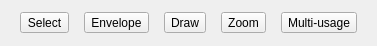
<?xml version="1.0" encoding="UTF-8"?>
<ui version="4.0">
 <class>ToolsToolbar</class>
 <widget class="QWidget" name="ToolsToolbar">
  <property name="geometry">
   <rect>
    <x>0</x>
    <y>0</y>
    <width>377</width>
    <height>46</height>
   </rect>
  </property>
  <property name="windowTitle">
   <string>ToolsToolbar</string>
  </property>
  <layout class="QHBoxLayout" name="horizontalLayout">
   <item>
    <widget class="QToolButton" name="select">
     <property name="text">
      <string>Select</string>
     </property>
     <property name="icon">
      <iconset theme="edit-select-all"/>
     </property>
     <property name="toolButtonStyle">
      <enum>Qt::ToolButtonStyle::ToolButtonIconOnly</enum>
     </property>
     <property name="autoRaise">
      <bool>false</bool>
     </property>
     <property name="arrowType">
      <enum>Qt::ArrowType::NoArrow</enum>
     </property>
    </widget>
   </item>
   <item>
    <widget class="QToolButton" name="envelope">
     <property name="text">
      <string>Envelope</string>
     </property>
    </widget>
   </item>
   <item>
    <widget class="QToolButton" name="draw">
     <property name="text">
      <string>Draw</string>
     </property>
     <property name="toolButtonStyle">
      <enum>Qt::ToolButtonStyle::ToolButtonIconOnly</enum>
     </property>
    </widget>
   </item>
   <item>
    <widget class="QToolButton" name="zoom">
     <property name="text">
      <string>Zoom</string>
     </property>
     <property name="icon">
      <iconset theme="zoom-in"/>
     </property>
    </widget>
   </item>
   <item>
    <widget class="QToolButton" name="multiUsage">
     <property name="text">
      <string>Multi-usage</string>
     </property>
    </widget>
   </item>
  </layout>
 </widget>
 <resources/>
 <connections/>
</ui>
